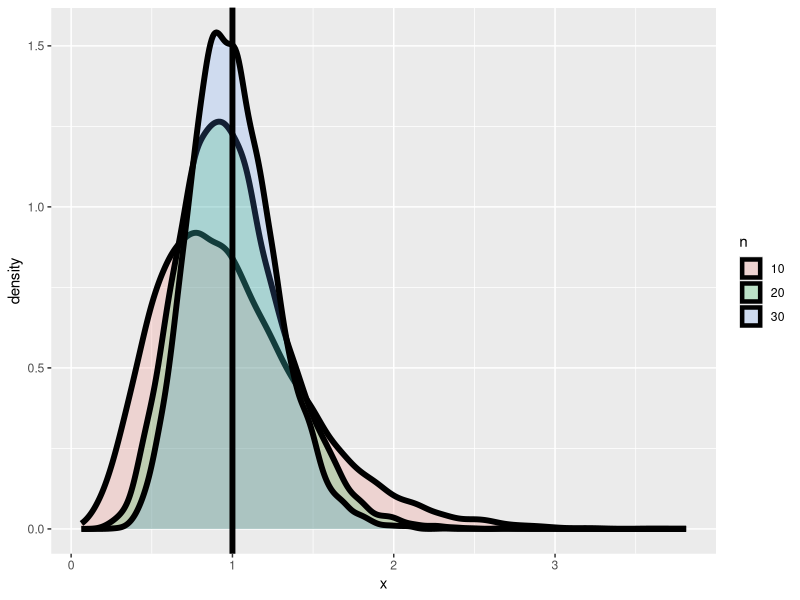
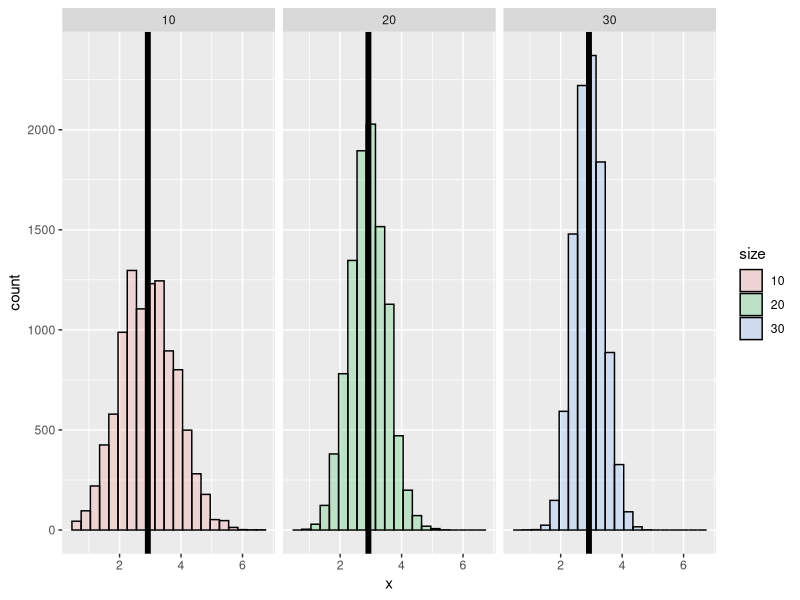

These charts were generated, in order, by the following R code:
# Variance Simulation Example

## Simulation experiment
### Simulating from a population with variance 1

library(ggplot2)
nosim <- 10000; 
dat <- data.frame(
        x = c(apply(matrix(rnorm(nosim * 10), nosim), 1, var),
              apply(matrix(rnorm(nosim * 20), nosim), 1, var),
              apply(matrix(rnorm(nosim * 30), nosim), 1, var)),
        n = factor(rep(c("10", "20", "30"), c(nosim, nosim, nosim))) 
)
ggplot(dat, aes(x = x, fill = n)) + geom_density(size = 2, alpha = .2) + geom_vline(xintercept = 1, size = 2) 


## Variances of x die rolls
dat <- data.frame(
        x = c(apply(matrix(sample(1 : 6, nosim * 10, replace = TRUE), 
                           nosim), 1, var),
              apply(matrix(sample(1 : 6, nosim * 20, replace = TRUE), 
                           nosim), 1, var),
              apply(matrix(sample(1 : 6, nosim * 30, replace = TRUE), 
                           nosim), 1, var)
        ),
        size = factor(rep(c(10, 20, 30), rep(nosim, 3))))
g <- ggplot(dat, aes(x = x, fill = size)) + geom_histogram(alpha = .20, binwidth=.3, colour = "black") 
g <- g + geom_vline(xintercept = 2.92, size = 2)
g + facet_grid(. ~ size)

